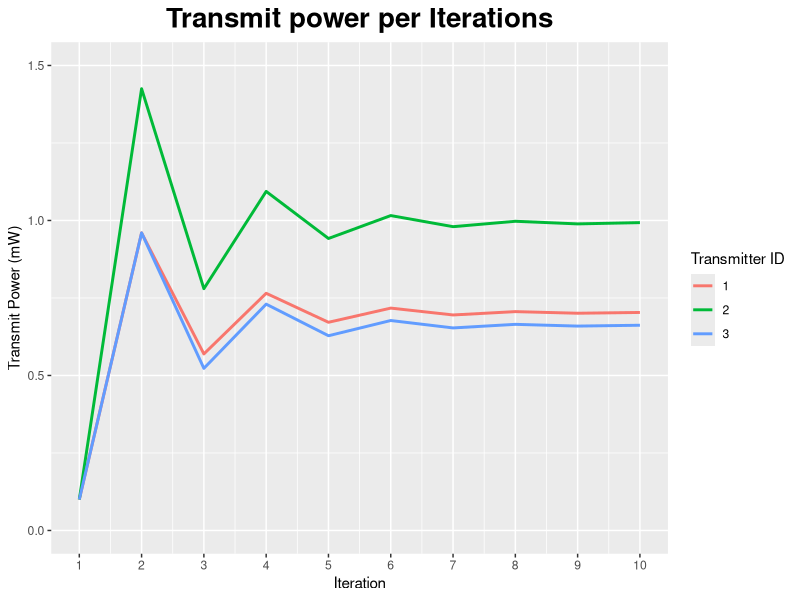
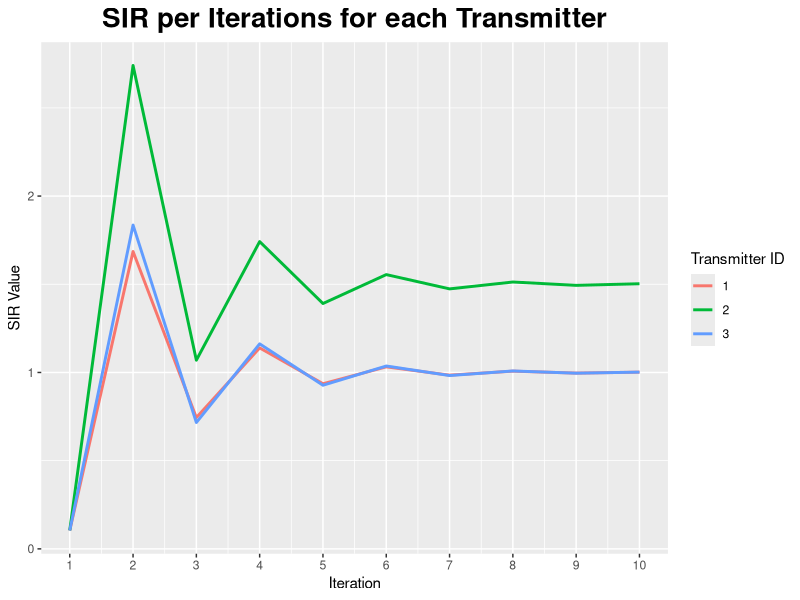
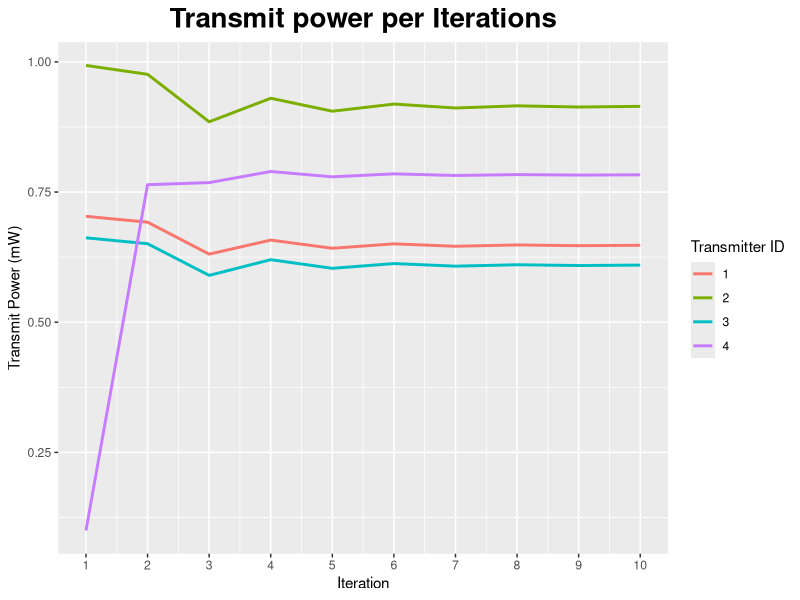
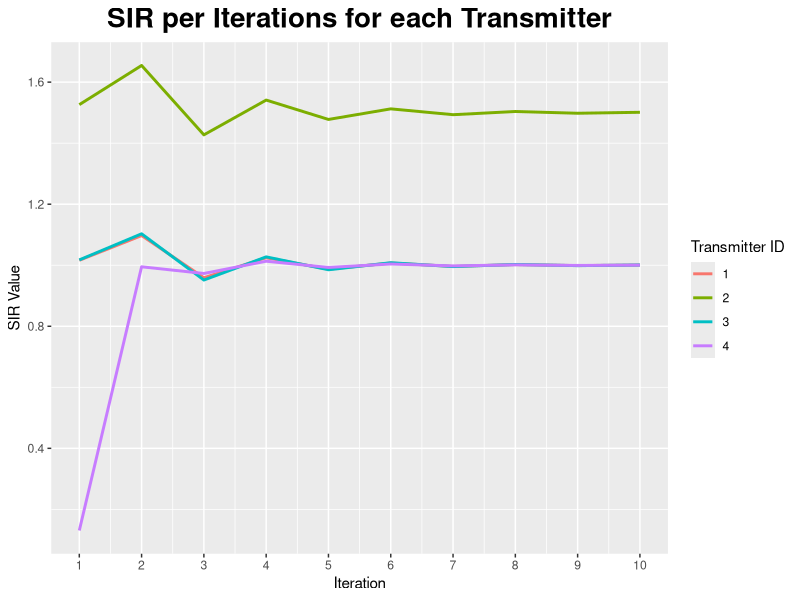
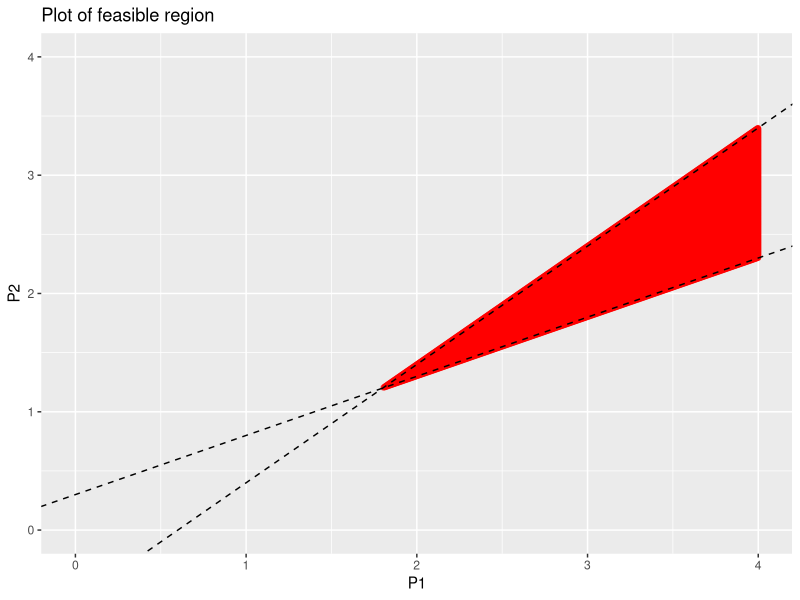

Source code (R) for these figures, in order:
## ---- chunk 1
knitr::opts_chunk$set(echo = TRUE)
library(ggplot2)
library(reshape2)
## ---- chunk 2
G = matrix(c(1, 0.1, 0.3, 0.2 ,1 ,0.3 , 0.2, 0.2, 1), nrow = 3, byrow = TRUE)
gamma = c(1, 1.5, 1)

noise = 1

num_iter = 10

q1a = data.frame(T1 = numeric(num_iter), 
                 T2 = numeric(num_iter), 
                 T3 = numeric(num_iter), 
                 SIR1 = numeric(num_iter), 
                 SIR2 = numeric(num_iter), 
                 SIR3 = numeric(num_iter), 
                 iteration=1:num_iter)

for (i in 1:num_iter) {
  if(i == 1) {
    p = c(0.1, 0.1, 0.1)  
  } else {
    p = gamma / SIR * p
  }
  SIR = ((diag(3) * G) %*% p) / (((diag(3) - 1) * G) %*% p + noise)
  q1a[i, 1:3] = p
  q1a[i, 4:6] = SIR
}


q1aa = melt(q1a[c('T1', 'T2', 'T3', 'iteration')], id=c("iteration"), variable.name = "type")
q1ab = melt(q1a[c('SIR1', 'SIR2', 'SIR3', 'iteration')], id=c("iteration"), variable.name = "type")
## ---- chunk 3
ggplot(q1aa) + geom_line(aes(x = iteration, y= value, color= type), size=1) + 
  xlim(1, 10) + ylim(0, 1.5) + 
  xlab("Iteration") + ylab("Transmit Power (mW)") + 
  ggtitle("Transmit power per Iterations") + 
  scale_x_continuous(breaks=seq(0, num_iter+1)) +
  scale_color_discrete(name="Transmitter ID", breaks = c("T1", "T2", "T3"), labels=c("1", "2", "3")) +
  theme(plot.title = element_text(hjust = 0.5, size = 20, face = "bold"))
## ---- chunk 4
ggplot(q1ab) + geom_line(aes(x = iteration, y= value, color = type), size = 1) + 
  scale_x_continuous(breaks=seq(0, num_iter+1)) + 
  xlab("Iteration") + ylab("SIR Value") +
  scale_color_discrete(name="Transmitter ID", breaks = c("SIR1", "SIR2", "SIR3"), labels=c("1", "2", "3")) +
  theme(plot.title = element_text(hjust = 0.5, size = 20, face = "bold")) + 
  ggtitle("SIR per Iterations for each Transmitter")
## ---- chunk 5
gamma = c(gamma, 1)
G = matrix(c(1, 0.1, 0.3, 0.1, 0.2, 1, 0.3, 0.1, 0.2, 0.2, 1, 0.1, 0.1, 0.1, 0.1, 1), nrow = 4, byrow = T)

num_iter = 10

q1b = data.frame(T1 = numeric(num_iter), 
                 T2 = numeric(num_iter), 
                 T3 = numeric(num_iter), 
                 T4 = numeric(num_iter),
                 SIR1 = numeric(num_iter), 
                 SIR2 = numeric(num_iter), 
                 SIR3 = numeric(num_iter),
                 SIR4 = numeric(num_iter),
                 iteration=1:num_iter)

for (i in 1:num_iter) {
  if(i == 1) {
    p2 = c(p, 0.1)  
  } else {
    p2 = gamma / SIR * p2
  }
  SIR = ((diag(4) * G) %*% p2) / (((diag(4) - 1) * G) %*% p2 + noise)
  q1b[i, 1:4] = p2
  q1b[i, 5:8] = SIR
}

q1ba = melt(q1b[c('T1', 'T2', 'T3', 'T4', 'iteration')], id=c("iteration"), variable.name = "type")
q1bb = melt(q1b[c('SIR1', 'SIR2', 'SIR3', 'SIR4', 'iteration')], id=c("iteration"), variable.name = "type")
## ---- chunk 6
ggplot(q1ba) + geom_line(aes(x = iteration, y= value, color= type), size=1) + 
  xlab("Iteration") + ylab("Transmit Power (mW)") + 
  ggtitle("Transmit power per Iterations") + 
  scale_x_continuous(breaks=seq(0, num_iter+1)) +
  scale_color_discrete(name="Transmitter ID", breaks = c("T1", "T2", "T3", "T4"), labels=c("1", "2", "3", "4")) +
  theme(plot.title = element_text(hjust = 0.5, size = 20, face = "bold"))
## ---- chunk 7
ggplot(q1bb) + geom_line(aes(x = iteration, y= value, color = type), size = 1) + 
  scale_x_continuous(breaks=seq(0, num_iter+1)) + 
  xlab("Iteration") + ylab("SIR Value") +
  scale_color_discrete(name="Transmitter ID", breaks = c("SIR1", "SIR2", "SIR3", "SIR4"), labels=c("1", "2", "3", "4")) +
  theme(plot.title = element_text(hjust = 0.5, size = 20, face = "bold")) + 
  ggtitle("SIR per Iterations for each Transmitter")
## ---- chunk 8
p1 = seq(1, 5, length=1000)
p2 = seq(1, 5, length=1000)
z = expand.grid(x = p1, y = p2)

feasible <- function(i, j) {
  c1 <- (i - j >= 0.6)
  c2 <- (j -  i / 2 >= 0.3)
  return(c1 & c2)
}

z = z[feasible(z$x, z$y),]

ggplot(z, aes(x, y)) + geom_point(colour = 'red', alpha = 0.5) + 
  geom_abline(intercept = -0.6,slope = 1, linetype = 2) +  
  geom_abline(intercept = 0.3, slope = 0.5, linetype = 2) + 
  xlim(0, 4) + ylim(0, 4) + 
  xlab("P1") + ylab("P2") +
  ggtitle("Plot of feasible region")
